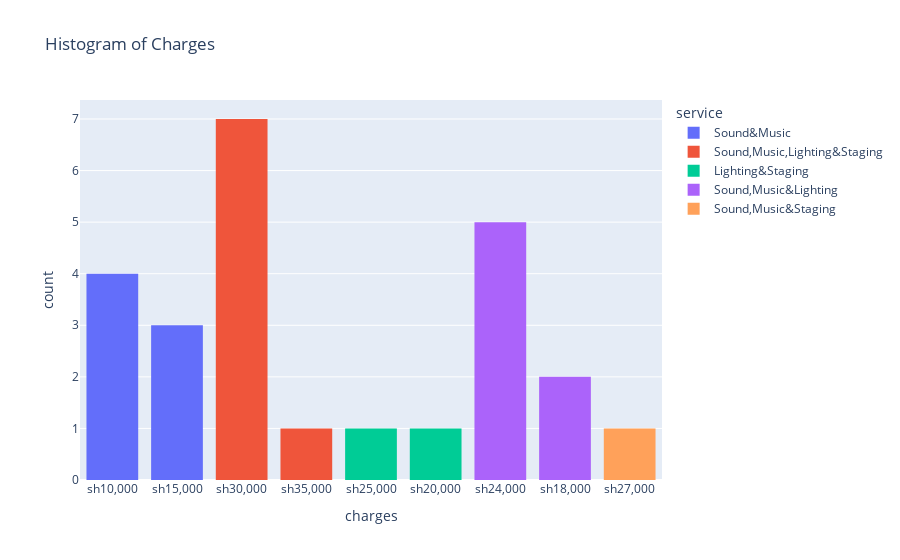

Notebook source saved alongside this figure:
### Code cell
fig = px.histogram(df, x="charges", color="service",title='Histogram of Charges')
fig.show()

### Figure 1 — Plotly figure (JSON) as saved in the notebook; plotly's stock layout.template omitted (floating-point values rounded to 4 significant figures)
{"data": [{"alignmentgroup": "True", "bingroup": "x", "hovertemplate": "service=Sound&Music<br>charges=%{x}<br>count=%{y}<extra></extra>", "legendgroup": "Sound&Music", "marker": {"color": "#636efa"}, "name": "Sound&Music", "offsetgroup": "Sound&Music", "orientation": "v", "showlegend": true, "type": "histogram", "x": ["sh10,000", "sh10,000", "sh10,000", "sh10,000", "sh15,000", "sh15,000", "sh15,000"], "xaxis": "x", "yaxis": "y"}, {"alignmentgroup": "True", "bingroup": "x", "hovertemplate": "service=Sound,Music,Lighting&Staging<br>charges=%{x}<br>count=%{y}<extra></extra>", "legendgroup": "Sound,Music,Lighting&Staging", "marker": {"color": "#EF553B"}, "name": "Sound,Music,Lighting&Staging", "offsetgroup": "Sound,Music,Lighting&Staging", "orientation": "v", "showlegend": true, "type": "histogram", "x": ["sh30,000", "sh30,000", "sh30,000", "sh30,000", "sh30,000", "sh35,000", "sh30,000", "sh30,000"], "xaxis": "x", "yaxis": "y"}, {"alignmentgroup": "True", "bingroup": "x", "hovertemplate": "service=Lighting&Staging<br>charges=%{x}<br>count=%{y}<extra></extra>", "legendgroup": "Lighting&Staging", "marker": {"color": "#00cc96"}, "name": "Lighting&Staging", "offsetgroup": "Lighting&Staging", "orientation": "v", "showlegend": true, "type": "histogram", "x": ["sh25,000", "sh20,000"], "xaxis": "x", "yaxis": "y"}, {"alignmentgroup": "True", "bingroup": "x", "hovertemplate": "service=Sound,Music&Lighting<br>charges=%{x}<br>count=%{y}<extra></extra>", "legendgroup": "Sound,Music&Lighting", "marker": {"color": "#ab63fa"}, "name": "Sound,Music&Lighting", "offsetgroup": "Sound,Music&Lighting", "orientation": "v", "showlegend": true, "type": "histogram", "x": ["sh24,000", "sh24,000", "sh24,000", "sh24,000", "sh18,000", "sh24,000", "sh18,000"], "xaxis": "x", "yaxis": "y"}, {"alignmentgroup": "True", "bingroup": "x", "hovertemplate": "service=Sound,Music&Staging<br>charges=%{x}<br>count=%{y}<extra></extra>", "legendgroup": "Sound,Music&Staging", "marker": {"color": "#FFA15A"}, "name": "Sound,Music&Staging", "offsetgroup": "Sound,Music&Staging", "orientation": "v", "showlegend": true, "type": "histogram", "x": ["sh27,000"], "xaxis": "x", "yaxis": "y"}], "layout": {"barmode": "relative", "legend": {"title": {"text": "service"}, "tracegroupgap": 0}, "title": {"text": "Histogram of Charges"}, "xaxis": {"anchor": "y", "domain": [0, 1], "title": {"text": "charges"}}, "yaxis": {"anchor": "x", "domain": [0, 1], "title": {"text": "count"}}}}
